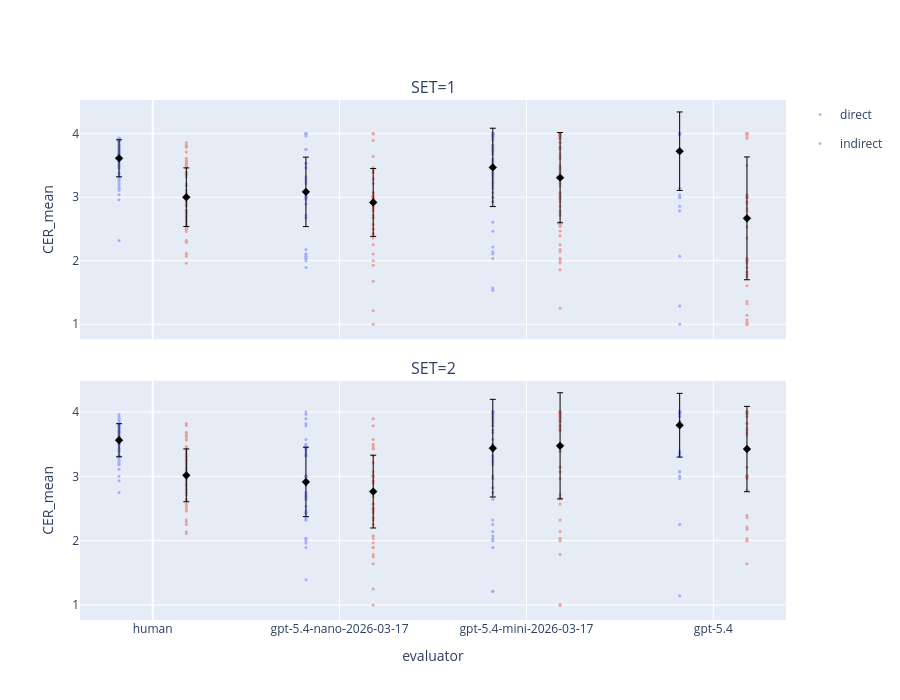

The notebook cell this image was saved under:
### Code cell
import numpy as np
import plotly.graph_objects as go
from plotly.subplots import make_subplots

x_order = df_long["evaluator"].dropna().unique().tolist()
cond_order = df_long["CONDITION"].dropna().unique().tolist()
set_order = df_long["SET"].dropna().unique().tolist()
x_map = {x: i for i, x in enumerate(x_order)}
offsets = np.linspace(-0.18, 0.18, len(cond_order))
offset_map = dict(zip(cond_order, offsets))
palette = px.colors.qualitative.Plotly
color_map = {cond: palette[i % len(palette)] for i, cond in enumerate(cond_order)}

summary = (
    df_long.groupby(["SET", "evaluator", "CONDITION"], as_index=False)["CER_mean"]
    .agg(mean="mean", sd="std")
)

fig = make_subplots(
    rows=len(set_order),
    cols=1,
    shared_xaxes=True,
    subplot_titles=[f"SET={set_value}" for set_value in set_order],
    vertical_spacing=0.08,
)

for row, set_value in enumerate(set_order, start=1):
    df_set = df_long[df_long["SET"] == set_value]
    summary_set = summary[summary["SET"] == set_value]

    for cond in cond_order:
        d = df_set[df_set["CONDITION"] == cond]
        fig.add_trace(
            go.Scatter(
                x=[x_map[x] + offset_map[cond] for x in d["evaluator"]],
                y=d["CER_mean"],
                mode="markers",
                name=str(cond),
                legendgroup=str(cond),
                showlegend=row == 1,
                marker=dict(size=3, color=color_map[cond]),
                opacity=0.5,
            ),
            row=row,
            col=1,
        )

    for cond in cond_order:
        d = summary_set[summary_set["CONDITION"] == cond]
        fig.add_trace(
            go.Scatter(
                x=[x_map[x] + offset_map[cond] for x in d["evaluator"]],
                y=d["mean"],
                mode="markers",
                name=f"{cond} mean ± SD",
                showlegend=False,
                marker=dict(
                    size=6,
                    symbol="diamond",
                    color="black",
                    line=dict(width=0.5, color="black"),
                ),
                error_y=dict(
                    type="data",
                    array=d["sd"],
                    visible=True,
                    color="black",
                    thickness=1,
                    width=3,
                ),
            ),
            row=row,
            col=1,
        )

for row in range(1, len(set_order) + 1):
    fig.update_xaxes(
        tickmode="array",
        tickvals=list(x_map.values()),
        ticktext=x_order,
        title_text="evaluator" if row == len(set_order) else None,
        row=row,
        col=1,
    )
    fig.update_yaxes(title_text="CER_mean", row=row, col=1)

fig.update_layout(height=350 * len(set_order))

fig.show()

### Figure 1 — Plotly figure (JSON) as saved in the notebook; plotly's stock layout.template omitted (floating-point values rounded to 4 significant figures; data arrays with more than 128 entries replaced by an {"elided": "..."} marker saying what was removed)
{"data": [{"legendgroup": "direct", "marker": {"color": "#636EFA", "size": 3}, "mode": "markers", "name": "direct", "opacity": 0.5, "showlegend": true, "type": "scatter", "x": {"elided": "288 float values"}, "xaxis": "x", "y": {"elided": "288 float values"}, "yaxis": "y"}, {"legendgroup": "indirect", "marker": {"color": "#EF553B", "size": 3}, "mode": "markers", "name": "indirect", "opacity": 0.5, "showlegend": true, "type": "scatter", "x": {"elided": "288 float values"}, "xaxis": "x", "y": {"elided": "288 float values"}, "yaxis": "y"}, {"error_y": {"array": [0.6175, 0.6167, 0.5468, 0.2916], "color": "black", "thickness": 1, "type": "data", "visible": true, "width": 3}, "marker": {"color": "black", "line": {"color": "black", "width": 0.5}, "size": 6, "symbol": "diamond"}, "mode": "markers", "name": "direct mean ± SD", "showlegend": false, "type": "scatter", "x": [2.82, 1.82, 0.82, -0.18], "xaxis": "x", "y": [3.725, 3.47, 3.084, 3.613], "yaxis": "y"}, {"error_y": {"array": [0.9667, 0.7105, 0.5341, 0.4619], "color": "black", "thickness": 1, "type": "data", "visible": true, "width": 3}, "marker": {"color": "black", "line": {"color": "black", "width": 0.5}, "size": 6, "symbol": "diamond"}, "mode": "markers", "name": "indirect mean ± SD", "showlegend": false, "type": "scatter", "x": [3.18, 2.18, 1.18, 0.18], "xaxis": "x", "y": [2.667, 3.308, 2.918, 3.0], "yaxis": "y"}, {"legendgroup": "direct", "marker": {"color": "#636EFA", "size": 3}, "mode": "markers", "name": "direct", "opacity": 0.5, "showlegend": false, "type": "scatter", "x": {"elided": "264 float values"}, "xaxis": "x2", "y": {"elided": "264 float values"}, "yaxis": "y2"}, {"legendgroup": "indirect", "marker": {"color": "#EF553B", "size": 3}, "mode": "markers", "name": "indirect", "opacity": 0.5, "showlegend": false, "type": "scatter", "x": {"elided": "264 float values"}, "xaxis": "x2", "y": {"elided": "264 float values"}, "yaxis": "y2"}, {"error_y": {"array": [0.4954, 0.7588, 0.5393, 0.2571], "color": "black", "thickness": 1, "type": "data", "visible": true, "width": 3}, "marker": {"color": "black", "line": {"color": "black", "width": 0.5}, "size": 6, "symbol": "diamond"}, "mode": "markers", "name": "direct mean ± SD", "showlegend": false, "type": "scatter", "x": [2.82, 1.82, 0.82, -0.18], "xaxis": "x2", "y": [3.794, 3.437, 2.913, 3.561], "yaxis": "y2"}, {"error_y": {"array": [0.6631, 0.8238, 0.5654, 0.4105], "color": "black", "thickness": 1, "type": "data", "visible": true, "width": 3}, "marker": {"color": "black", "line": {"color": "black", "width": 0.5}, "size": 6, "symbol": "diamond"}, "mode": "markers", "name": "indirect mean ± SD", "showlegend": false, "type": "scatter", "x": [3.18, 2.18, 1.18, 0.18], "xaxis": "x2", "y": [3.424, 3.475, 2.763, 3.015], "yaxis": "y2"}], "layout": {"annotations": [{"font": {"size": 16}, "showarrow": false, "text": "SET=1", "x": 0.5, "xanchor": "center", "xref": "paper", "y": 1, "yanchor": "bottom", "yref": "paper"}, {"font": {"size": 16}, "showarrow": false, "text": "SET=2", "x": 0.5, "xanchor": "center", "xref": "paper", "y": 0.46, "yanchor": "bottom", "yref": "paper"}], "height": 700, "xaxis": {"anchor": "y", "domain": [0, 1], "matches": "x2", "showticklabels": false, "tickmode": "array", "ticktext": ["human", "gpt-5.4-nano-2026-03-17", "gpt-5.4-mini-2026-03-17", "gpt-5.4"], "tickvals": [0, 1, 2, 3]}, "xaxis2": {"anchor": "y2", "domain": [0, 1], "tickmode": "array", "ticktext": ["human", "gpt-5.4-nano-2026-03-17", "gpt-5.4-mini-2026-03-17", "gpt-5.4"], "tickvals": [0, 1, 2, 3], "title": {"text": "evaluator"}}, "yaxis": {"anchor": "x", "domain": [0.54, 1], "title": {"text": "CER_mean"}}, "yaxis2": {"anchor": "x2", "domain": [0, 0.46], "title": {"text": "CER_mean"}}}}
